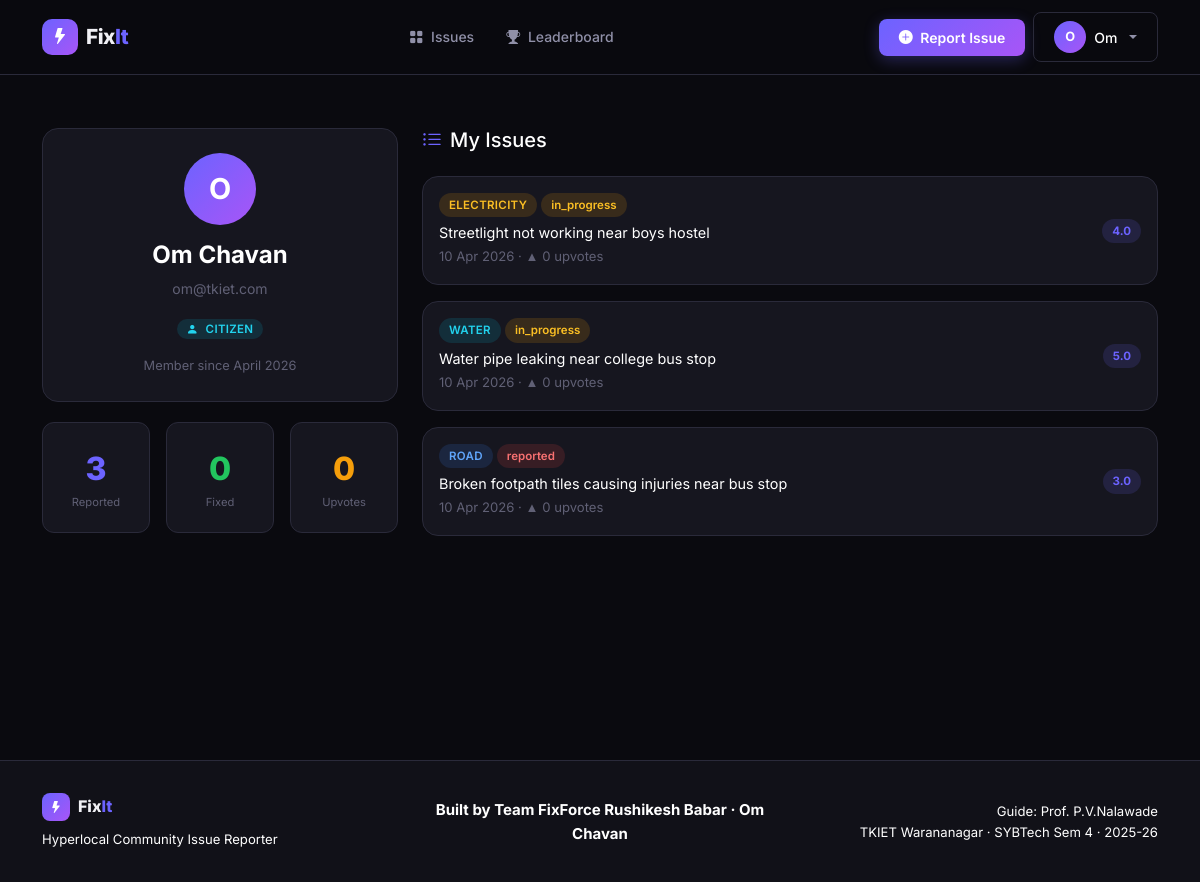
/profile (signed in), run on the app's committed database.
### app.py (models this page shows, shortened)
class User(UserMixin, db.Model):
    __tablename__ = 'users'
    id            = db.Column(db.Integer, primary_key=True)
    name          = db.Column(db.String(100), nullable=False)
    email         = db.Column(db.String(120), unique=True, nullable=False)
    password_hash = db.Column(db.String(256), nullable=False)
    role          = db.Column(db.String(20), default='citizen')
    bio           = db.Column(db.String(200), default='')
    created_at    = db.Column(db.DateTime, default=datetime.utcnow)
    issues   = db.relationship('Issue', backref='author', lazy=True, foreign_keys='Issue.user_id')
    comments = db.relationship('Comment', backref='author', lazy=True)
    def total_upvotes_received(self):
        total = 0
        for issue in self.issues:
            total = total + issue.upvotes
        return total

class Issue(db.Model):
    __tablename__ = 'issues'
    id             = db.Column(db.Integer, primary_key=True)
    title          = db.Column(db.String(150), nullable=False)
    description    = db.Column(db.Text, nullable=False)
    category       = db.Column(db.String(50), nullable=False)
    location       = db.Column(db.String(200), nullable=False)
    photo          = db.Column(db.String(200), default=None)
    status         = db.Column(db.String(30), default='reported')
    upvotes        = db.Column(db.Integer, default=0)
    priority_score = db.Column(db.Float, default=0.0)
    user_id        = db.Column(db.Integer, db.ForeignKey('users.id'), nullable=False)
    created_at     = db.Column(db.DateTime, default=datetime.utcnow)
    updated_at     = db.Column(db.DateTime, default=datetime.utcnow)
    votes    = db.relationship('Vote', backref='issue', lazy=True, cascade='all, delete-orphan')
    comments = db.relationship('Comment', backref='issue', lazy=True, cascade='all, delete-orphan')

### app.py (the view)
@app.route('/profile')
@login_required
def profile():
    user_issues  = Issue.query.filter_by(user_id=current_user.id).all()
    fixed_issues = []
    for issue in user_issues:
        if issue.status == 'fixed':
            fixed_issues.append(issue)
    total_upvotes = current_user.total_upvotes_received()
    return render_template('profile.html',
        user_issues   = user_issues,
        fixed_issues  = fixed_issues,
        total_upvotes = total_upvotes
    )

### app.py (called while the page is built)
@login_manager.user_loader
def load_user(user_id):
    return User.query.get(int(user_id))

### templates/profile.html (shortened to what this page needs)
{% extends "base.html" %}
{% block content %}
<div class="container py-5">
    <div class="row g-4">
        <div class="col-lg-4">
            <div class="dark-card text-center">
                <div class="avatar-lg mb-3">{{ current_user.name[0].upper() }}</div>
                <h4 class="text-white fw-bold">{{ current_user.name }}</h4>
                <p style="color:var(--text-muted); font-size:0.875rem;">{{ current_user.email }}</p>
                <span class="badge-category {% if current_user.role == 'admin' %}badge-electricity{% else %}badge-water{% endif %}">
                    <i class="bi bi-{% if current_user.role == 'admin' %}shield-fill{% else %}person-fill{% endif %} me-1"></i>
                    {{ current_user.role.title() }}
                </span>
                <p style="color:var(--text-muted); font-size:0.8rem;" class="mt-3 mb-0">
                    Member since {{ current_user.created_at.strftime('%B %Y') }}
                </p>
            </div>
            <div class="row g-3 mt-1">
                <div class="col-4">
                    <div class="profile-stat">
                        <div class="profile-stat-num">{{ user_issues|length }}</div>
                        <div style="color:var(--text-muted); font-size:0.7rem;">Reported</div>
                    </div>
                </div>
                <div class="col-4">
                    <div class="profile-stat">
                        <div class="profile-stat-num" style="color:var(--success);">{{ fixed_issues|length }}</div>
                        <div style="color:var(--text-muted); font-size:0.7rem;">Fixed</div>
                    </div>
                </div>
                <div class="col-4">
                    <div class="profile-stat">
                        <div class="profile-stat-num" style="color:var(--warning);">{{ total_upvotes }}</div>
                        <div style="color:var(--text-muted); font-size:0.7rem;">Upvotes</div>
                    </div>
                </div>
            </div>
        </div>
        <div class="col-lg-8">
            <h5 class="text-white mb-4"><i class="bi bi-list-ul text-accent me-2"></i>My Issues</h5>
            {% if user_issues %}
                {% for issue in user_issues %}
                <div class="dark-card mb-3 d-flex justify-content-between align-items-center" style="padding:16px;">
                    <div>
                        <div class="d-flex gap-1 mb-1">
                            <span class="badge-category badge-{{ issue.category.lower() }}">{{ issue.category }}</span>
                            <span class="badge-status badge-{{ issue.status }}">{{ issue.status }}</span>
                        </div>
                        <a href="{{ url_for('view_issue', issue_id=issue.id) }}" class="text-white fw-600 d-block" style="font-size:0.9rem;">
                            {{ issue.title }}
                        </a>
                        <small style="color:var(--text-muted);">{{ issue.created_at.strftime('%d %b %Y') }} · ▲ {{ issue.upvotes }} upvotes</small>
                    </div>
                    <span class="score-badge ms-3">{{ issue.priority_score }}</span>
                </div>
                {% endfor %}
            {% else %}
            <div class="empty-state dark-card">
                <div class="empty-icon"><i class="bi bi-inbox"></i></div>
                <div class="empty-title">No issues yet</div>
                <a href="{{ url_for('report_issue') }}" class="btn btn-accent mt-3">Report First Issue</a>
            </div>
            {% endif %}
        </div>
    </div>
</div>
{% endblock %}

### templates/base.html (shortened to what this page needs)
<!DOCTYPE html>
<html lang="en">
<head>
    <link href="https://cdn.jsdelivr.net/npm/bootstrap@5.3.0/dist/css/bootstrap.min.css" rel="stylesheet">
    <link href="https://cdn.jsdelivr.net/npm/bootstrap-icons@1.11.0/font/bootstrap-icons.css" rel="stylesheet">
    <link rel="stylesheet" href="{{ url_for('static', filename='css/style.css') }}">
</head>
<body>
<nav class="navbar navbar-expand-lg fixed-top" id="mainNav">
    <div class="container">
        <a class="navbar-brand d-flex align-items-center gap-2" href="{{ url_for('index') }}">
            <div class="logo-icon">
                <i class="bi bi-lightning-fill"></i>
            </div>
            <span class="logo-text">Fix<span class="text-accent">It</span></span>
        </a>
        <div class="collapse navbar-collapse" id="navMenu">
            <ul class="navbar-nav mx-auto gap-1">
                <li class="nav-item">
                    <a class="nav-link nav-pill {% if request.endpoint == 'index' %}active{% endif %}" href="{{ url_for('index') }}">
                        <i class="bi bi-grid-fill me-1"></i> Issues
                    </a>
                </li>
                <li class="nav-item">
                    <a class="nav-link nav-pill {% if request.endpoint == 'leaderboard' %}active{% endif %}" href="{{ url_for('leaderboard') }}">
                        <i class="bi bi-trophy-fill me-1"></i> Leaderboard
                    </a>
                </li>
            </ul>
            <div class="d-flex align-items-center gap-2">
                {% if current_user.is_authenticated %}
                    <a href="{{ url_for('report_issue') }}" class="btn btn-accent btn-sm">
                        <i class="bi bi-plus-circle-fill me-1"></i> Report Issue
                    </a>
                    <div class="dropdown">
                        <button class="btn btn-ghost dropdown-toggle d-flex align-items-center gap-2" data-bs-toggle="dropdown">
                            <div class="avatar-sm">{{ current_user.name[0].upper() }}</div>
                            <span class="d-none d-lg-inline text-white">{{ current_user.name.split()[0] }}</span>
                        </button>
                    </div>
                {% else %}
                    <a href="{{ url_for('login') }}" class="btn btn-ghost btn-sm">Login</a>
                    <a href="{{ url_for('register') }}" class="btn btn-accent btn-sm">Get Started</a>
                {% endif %}
            </div>
        </div>
    </div>
</nav>
<main class="main-content">
    {% block content %}{% endblock %}
</main>
<footer class="footer">
    <div class="container">
        <div class="row align-items-center">
            <div class="col-md-4">
                <div class="d-flex align-items-center gap-2 mb-2">
                    <div class="logo-icon logo-icon-sm"><i class="bi bi-lightning-fill"></i></div>
                    <span class="logo-text-sm">Fix<span class="text-accent">It</span></span>
                </div>
                <p class="text-white small mb-0">Hyperlocal Community Issue Reporter</p>
            </div>
            <div class="col-md-4 text-center my-3 my-md-0">
                <strong class="text-white">
                    Built by Team FixForce
                    Rushikesh Babar · Om Chavan
                </strong>
            </div>
            <div class="col-md-4 text-md-end">
                <p class="text-white small mb-0">
                    Guide: Prof. P.V.Nalawade<br>
                    TKIET Warananagar · SYBTech Sem 4 · 2025-26
                </p>
            </div>
        </div>
    </div>
</footer>
</body>
</html>

### static/css/style.css (style rules this page uses)
:root { --bg-primary: #0a0a0f; --bg-secondary: #111118; --bg-card: #16161f; --bg-card-hover: #1c1c28; --border: #2a2a3a; --border-light: #333345; --accent: #6c63ff; --accent-hover: #5a52e0; --accent-glow: rgba(108, 99, 255, 0.3); --text-primary: #f0f0f5; --text-secondary:#9090a8; --text-muted: #606075; --success: #22c55e; --warning: #f59e0b; --danger: #ef4444; --info: #3b82f6; --radius: 12px; --radius-lg: 16px; --radius-sm: 8px; --shadow: 0 4px 24px rgba(0,0,0,0.4); --shadow-lg: 0 8px 40px rgba(0,0,0,0.6); --transition: all 0.25s ease; }
* { box-sizing: border-box; margin: 0; padding: 0; }
body { background-color: var(--bg-primary); color: var(--text-primary); font-family: 'Inter', sans-serif; font-size: 15px; line-height: 1.6; min-height: 100vh; }
a { color: var(--accent); text-decoration: none; transition: var(--transition); }
#mainNav { background: rgba(10, 10, 15, 0.95); backdrop-filter: blur(20px); border-bottom: 1px solid var(--border); padding: 12px 0; transition: var(--transition); }
.logo-icon { width: 36px; height: 36px; background: linear-gradient(135deg, var(--accent), #a855f7); border-radius: 10px; display: flex; align-items: center; justify-content: center; font-size: 16px; color: white; }
.logo-icon-sm { width: 28px; height: 28px; background: linear-gradient(135deg, var(--accent), #a855f7); border-radius: 8px; display: flex; align-items: center; justify-content: center; font-size: 12px; color: white; }
.logo-text { font-size: 1.3rem; font-weight: 800; color: var(--text-primary); letter-spacing: -0.5px; }
.logo-text-sm { font-size: 1rem; font-weight: 800; color: var(--text-primary); }
.text-accent { color: var(--accent) !important; }
.nav-pill { color: var(--text-secondary) !important; padding: 6px 14px !important; border-radius: 8px !important; font-weight: 500; font-size: 0.875rem; transition: var(--transition); }
.btn-accent { background: linear-gradient(135deg, var(--accent), #a855f7); color: white !important; border: none; padding: 8px 20px; border-radius: var(--radius-sm); font-weight: 600; font-size: 0.875rem; transition: var(--transition); box-shadow: 0 4px 15px var(--accent-glow); }
.btn-ghost { background: transparent; color: var(--text-secondary) !important; border: 1px solid var(--border); padding: 8px 20px; border-radius: var(--radius-sm); font-weight: 500; font-size: 0.875rem; transition: var(--transition); }
.avatar-sm { width: 32px; height: 32px; border-radius: 50%; background: linear-gradient(135deg, var(--accent), #a855f7); display: flex; align-items: center; justify-content: center; font-size: 0.8rem; font-weight: 700; color: white; }
.avatar-lg { width: 72px; height: 72px; border-radius: 50%; background: linear-gradient(135deg, var(--accent), #a855f7); display: flex; align-items: center; justify-content: center; font-size: 1.8rem; font-weight: 700; color: white; margin: 0 auto; }
.main-content { padding-top: 80px; min-height: calc(100vh - 120px); }
.badge-category { padding: 3px 10px; border-radius: 999px; font-size: 0.72rem; font-weight: 600; text-transform: uppercase; letter-spacing: 0.3px; }
.badge-road { background: rgba(59,130,246,0.15); color: #60a5fa; }
.badge-water { background: rgba(6,182,212,0.15); color: #22d3ee; }
.badge-electricity { background: rgba(245,158,11,0.15); color: #fbbf24; }
.badge-status { padding: 3px 10px; border-radius: 999px; font-size: 0.72rem; font-weight: 600; }
.badge-reported { background: rgba(239,68,68,0.15); color: #f87171; }
.badge-in_progress { background: rgba(245,158,11,0.15); color: #fbbf24; }
.score-badge { background: rgba(108,99,255,0.15); color: var(--accent); padding: 3px 10px; border-radius: 999px; font-size: 0.72rem; font-weight: 700; }
.dark-card { background: var(--bg-card); border: 1px solid var(--border); border-radius: var(--radius-lg); padding: 24px; }
.profile-stat { background: var(--bg-card); border: 1px solid var(--border); border-radius: var(--radius); padding: 20px; text-align: center; }
.profile-stat-num { font-size: 2rem; font-weight: 800; color: var(--accent); }
.footer { background: var(--bg-secondary); border-top: 1px solid var(--border); padding: 32px 0; margin-top: 80px; }

### data on the page
User: name "O", name "Om", name "Om Chavan", email "om@tkiet.com", role "CITIZEN", created_at "April 2026"
Issue: category "ELECTRICITY", status "in_progress", title "Streetlight not working near boys hostel", created_at "10 Apr 2026", upvotes "0", priority_score "4.0"
Issue: category "WATER", status "in_progress", title "Water pipe leaking near college bus stop", created_at "10 Apr 2026", upvotes "0", priority_score "5.0"
Issue: category "ROAD", status "reported", title "Broken footpath tiles causing injuries near bus stop", created_at "10 Apr 2026", upvotes "0", priority_score "3.0"

### other printed values
{{ user_issues|length }} "3"
{{ fixed_issues|length }} "0"
{{ total_upvotes }} "0"
